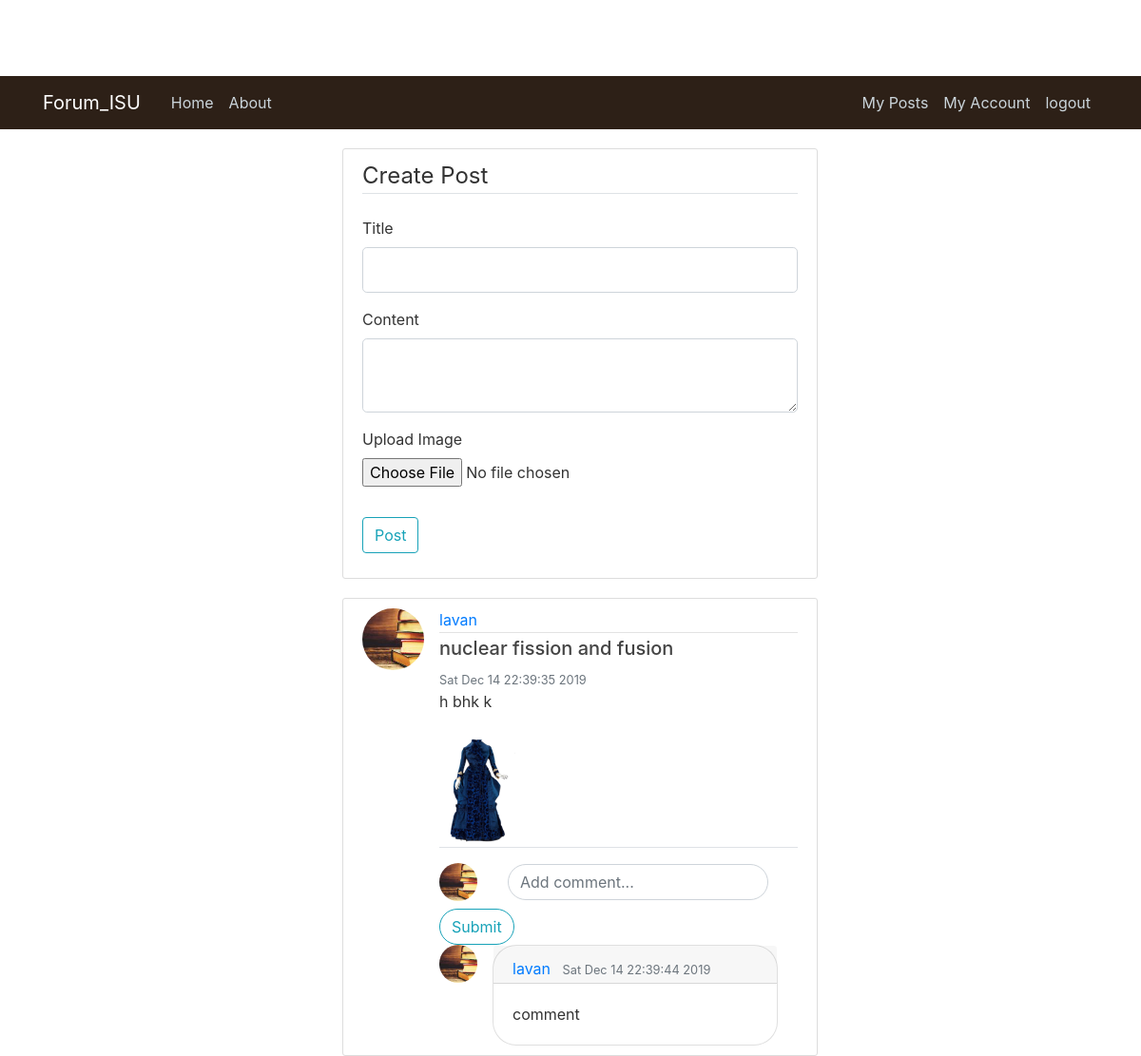
The app's page /home (signed in), older data.
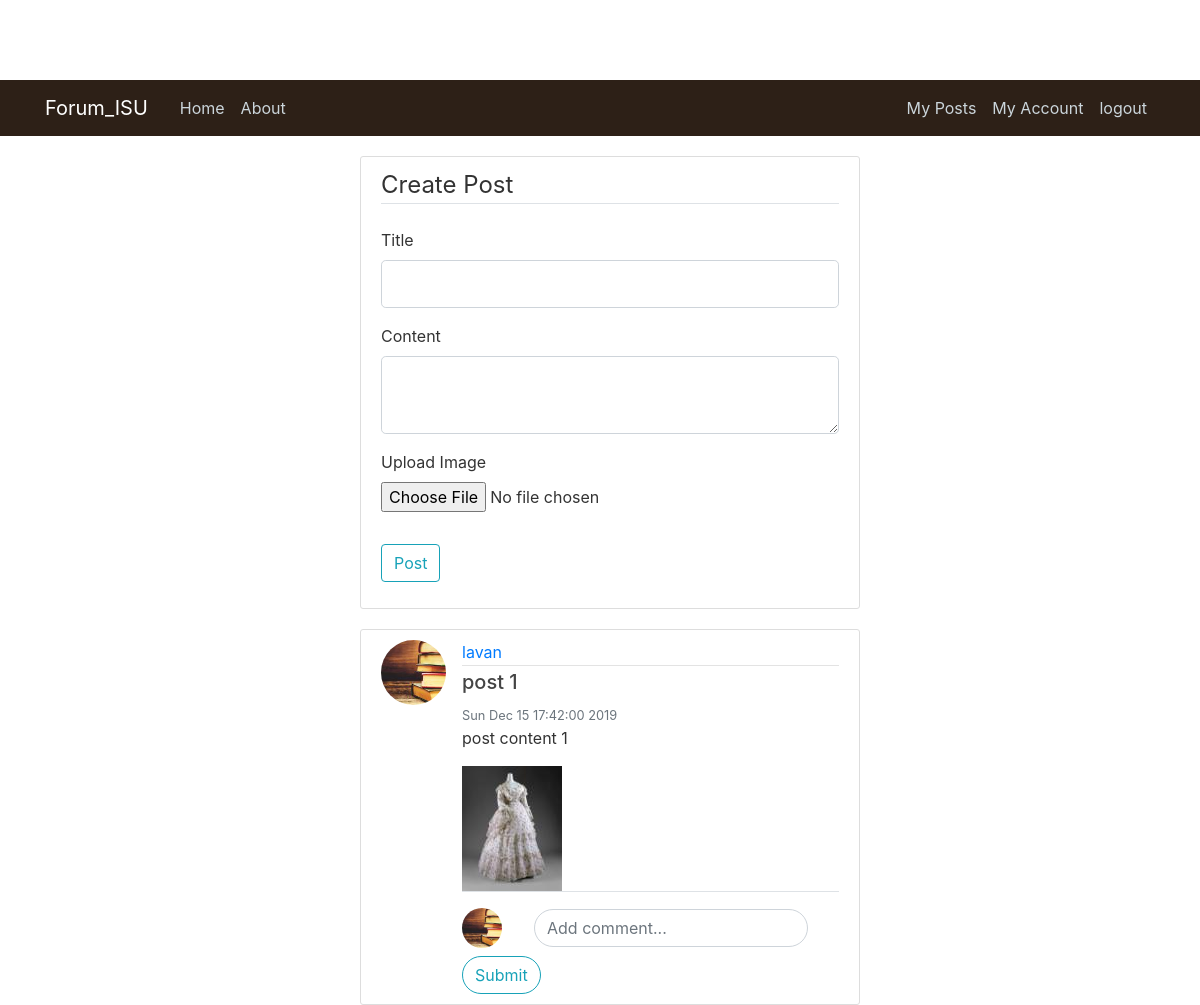
The same page, newer data.
### forum_isu/models.py (models this page shows, shortened)
class Post(db.Model):
    id = db.Column(db.Integer, primary_key=True)
    title = db.Column(db.String(100), nullable=False)
    date_posted = db.Column(db.DateTime, nullable=False, default=datetime.utcnow)
    content = db.Column(db.Text, nullable=False)
    picture = db.Column(db.String(20), nullable=False, default='default.jpg')
    user_id = db.Column(db.Integer, db.ForeignKey('user.id'), nullable=False)
    comments = db.relationship('Comment', backref='article', lazy=True)

class User(db.Model, UserMixin):
    id         = db.Column(db.Integer, primary_key=True)
    username   = db.Column(db.String(20), unique=True, nullable=False)
    email      = db.Column(db.String(120), unique=True, nullable=False)
    image_file = db.Column(db.String(20), nullable=False, default='default.jpg')
    password   = db.Column(db.String(60), nullable=False)
    posts       = db.relationship('Post', backref='author', lazy=True)
    def __repr__(self):
        return f"User('{self.username}', '{self.email}', '{self.image_file}')"

class Comment(db.Model):
    id = db.Column(db.Integer, primary_key=True)
    comment = db.Column(db.String(100), nullable=False)
    timestamp = db.Column(db.DateTime, nullable=False, default=datetime.utcnow)
    user_id = db.Column(db.Integer, db.ForeignKey('user.id'), nullable=False)
    post_id = db.Column(db.Integer, db.ForeignKey('post.id'), nullable=False)

### forum_isu/routes.py (the view)
@app.route('/')
@app.route('/home', methods=['GET','POST'])
def home():
    posts = Post.query.all()
    form = PostForm()
    formc = AddCommentForm()
    return render_template('home.html', title='Home',form=form, legend='Create Post', posts=posts, formc=formc)

### forum_isu/forms.py
class PostForm(FlaskForm):
    title = StringField('Title', validators=[DataRequired()])
    content = TextAreaField('Content', validators=[DataRequired()])
    picture = FileField('Upload Image', validators=[FileAllowed(['jpg', 'png'])])
    submit = SubmitField('Post')

class AddCommentForm(FlaskForm):
    cText    = StringField(validators=[DataRequired()])
    cPostId  = HiddenField()
    cUserId  = HiddenField()
    submit   = SubmitField('Submit')

### forum_isu/models.py (called while the page is built)
@login_manager.user_loader
def load_user(user_id):
    return User.query.get(int(user_id))

### forum_isu/routes.py (called while the page is built)
@app.template_filter('getUser')
def getUser(userId):
    user=User.query.filter_by(id=userId).all()
    return user

@app.template_filter('getComments')
def getComments(postId):
    comments=Comment.query.filter_by(post_id=postId).all()
    return comments

@app.template_filter('getDisplayDate')
def getDisplayDate(d):
    return d.strftime("%c")

### forum_isu/templates/home.html
{% extends "layout.html" %}
{% block content %}
{% include "add_post.html" %}
{% include "show_post.html" %}
{% endblock content %}

### forum_isu/templates/show_post.html (shortened to what this page needs)
    {% for post in posts %}
        <article class="media content-section">
          <img class="rounded-circle article-img" src="{{ url_for('static', filename='profile_pics/' + post.author.image_file) }}">
          <div class="media-body">
            <div class="article-metadata">
              <a class="mr-2" href="{{ url_for('profile', user_id=post.user_id) }}">{{ post.author.username }}</a>
            </div>
            <div>
              <h5><a class="article-title" href="{{ url_for('post', post_id=post.id) }}">{{ post.title }}</a></h5>
              <small class="text-muted">{{ post.date_posted|getDisplayDate  }}</small>
            </div>
            <p class="article-content">{{ post.content }}</p>
            <img class="post-img"  src="{{ url_for('static', filename='profile_pics/' + post.picture) }}" >
            {% include "show_comments.html" %}
          </div>
        </article>
    {% endfor %}

### forum_isu/templates/show_comments.html (shortened to what this page needs)
<div class="border-top pt-3">
              <form  class="form-inline">
                <div class="form-group mb-2">
                  <img class="rounded-circle article-img" style="height: 40px; width: 40px;" src="{{ url_for('static', filename='profile_pics/' + current_user.image_file) }}">
                </div>
                <div class="form-group mx-sm-3 mb-2" >
                  {{ formc.cText(class="form-control", placeholder="Add comment...", style="border-radius: 50px; outline-width: 0;", id="comment_text_"+post.id|string) }}
                </div>
                <div class="form-group" >
                  {{ formc.submit(class="btn btn-outline-info", style="border-radius: 50px; outline-width: 0;", id="add_comment_btn", onclick="add_comment(event," + post.id|string + ")") }}
                </div>
              </form>
            </div>
            <div id=list_comments_div_{{post.id|string}}>
            {% for comment in post.id|getComments %}
                  {% set u = comment.user_id|getUser %}
                   <div class="comment">
                    <img class="rounded-circle article-img" style="height:40px; width:40px;"  src="{{ url_for('static', filename='profile_pics/' + u[0].image_file) }}" />
                    <div class="card" style="border-radius: 25px; padding 20px; ">
                      <div class="card-header" style="height:40px">
                       <a class="mr-2" href="{{ url_for('profile', user_id=u[0].id) }}">{{ u[0].username }}</a>
                       <small class="text-muted">{{ comment.timestamp|getDisplayDate  }}</small>
                      </div>
                      <div class="card-body">
                        <p class="card-text">{{ comment.comment }}</p>
                      </div>
                    </div>
                </div>
            {% endfor %}
            </div>

Row changes from the older to the newer data that the page shows:
removed Comment: image_file (picture), timestamp|getDisplayDate "Sat Dec 14 22:39:44 2019", comment "comment"
no longer on this page (row unchanged): User: username "lavan"
changed Post "lavan": title "nuclear fission and fusion" → "post 1"; date_posted|getDisplayDate "Sat Dec 14 22:39:35 2019" → "Sun Dec 15 17:42:00 2019"; content "h bhk k" → "post content 1"; picture: a different picture
